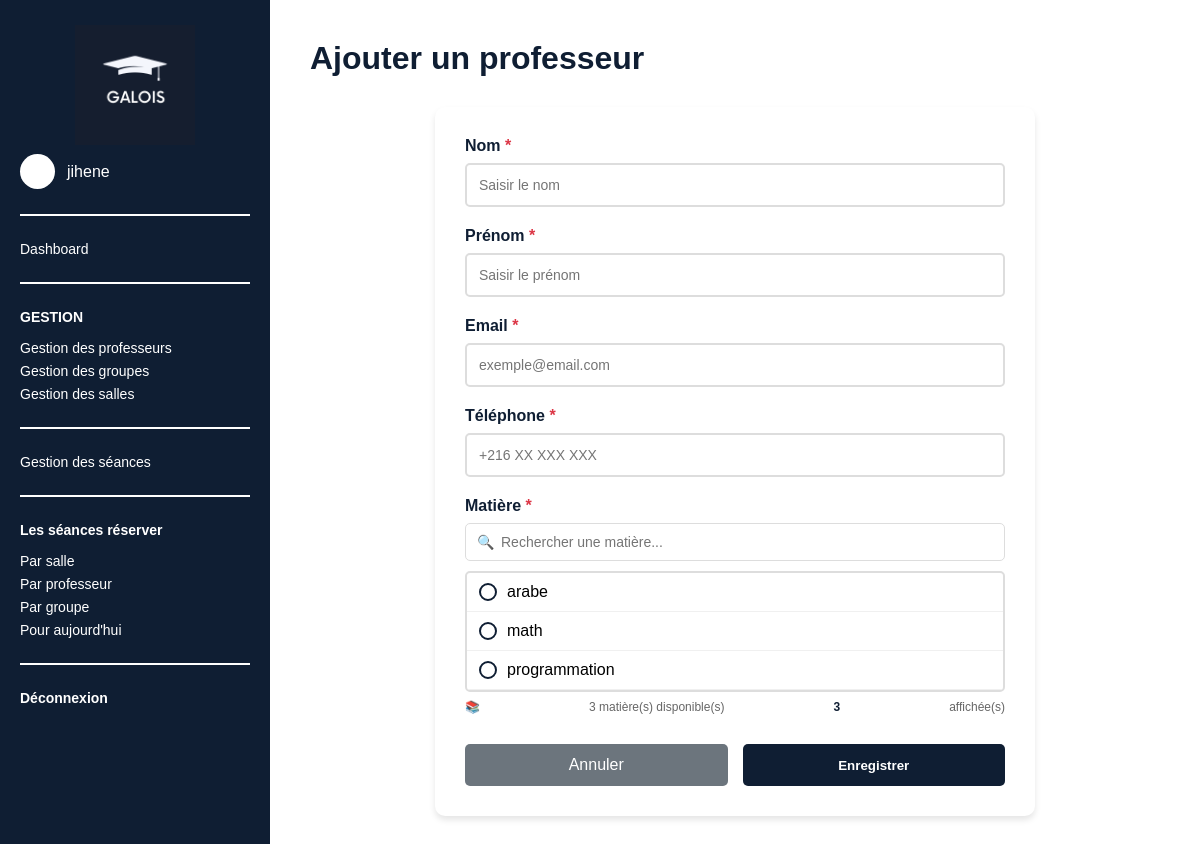
Before: /professeurs/ajouter/ (signed in) with the older database file.
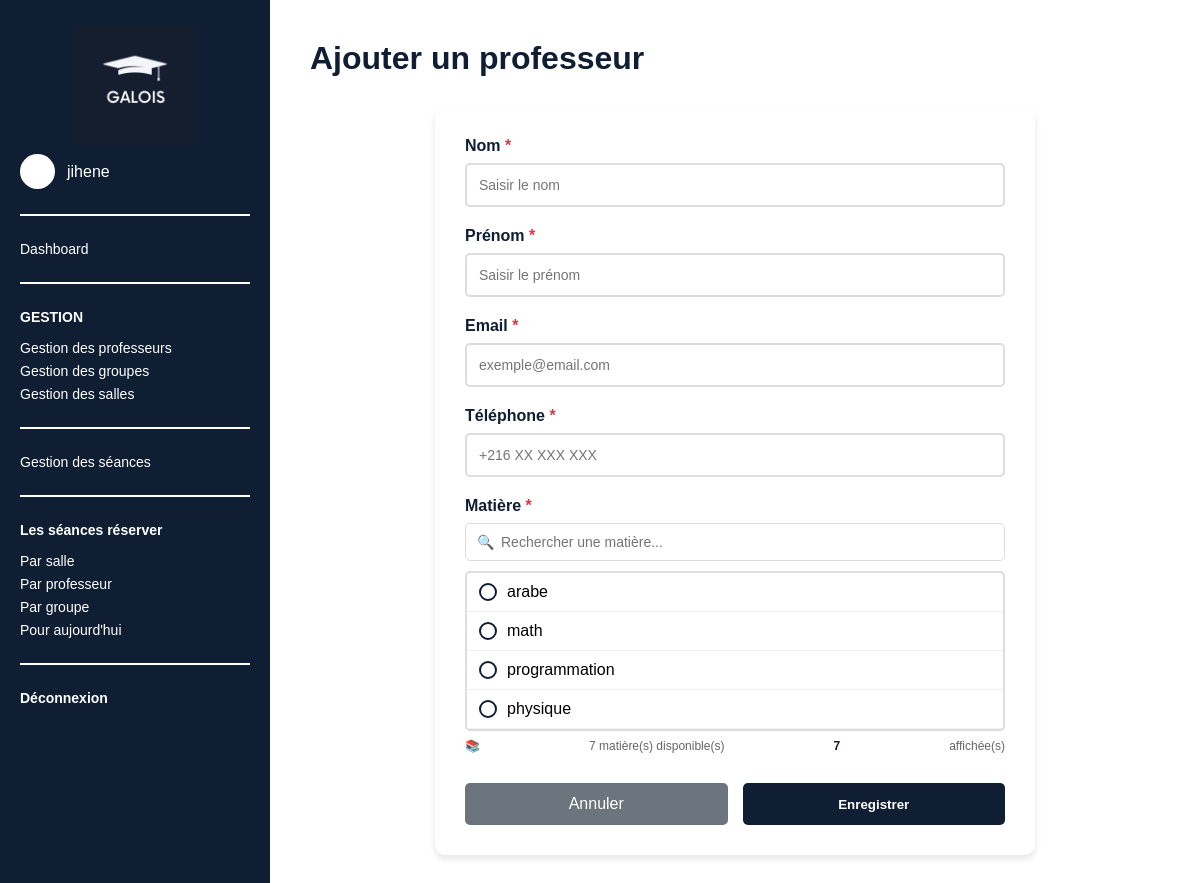
After: the same page with the newer database file.
### emploi_du_temps/models.py (models this page shows, shortened)
class Matiere(models.Model):
    nom = models.CharField(max_length=100, unique=True)

### emploi_du_temps/views.py (the view)
# urls.py: path('professeurs/ajouter/', views.ajouter_professeur, name='ajouter_professeur'),
@login_required
def ajouter_professeur(request):
    if request.method == 'POST':
        form = ProfesseurForm(request.POST)
        if form.is_valid():
            form.save()
            messages.success(request, '✓ Professeur ajouté avec succès!')
            return redirect('professeurs')
        else:
            for field, errors in form.errors.items():
                for error in errors:
                    messages.error(request, f'❌ {field}: {error}')
    else:
        form = ProfesseurForm()
    return render(request, 'gestion-professeurs-form.html', {
        'form': form,
        'titre': 'Ajouter',
        'matieres': Matiere.objects.all()
    })

### emploi_du_temps/forms.py (shortened to what this page needs)
class ProfesseurForm(forms.ModelForm):
    class Meta:
        model = Professeur
        fields = ['nom', 'prenom', 'email', 'telephone']
        widgets = {
            'nom': forms.TextInput(attrs={'class': 'form-control'}),
            'prenom': forms.TextInput(attrs={'class': 'form-control'}),
            'email': forms.EmailInput(attrs={'class': 'form-control'}),
            'telephone': forms.TextInput(attrs={'class': 'form-control'}),
        }
    matiere = forms.ModelChoiceField(
        queryset=Matiere.objects.all(),
        required=True,
        label="Matière",
        widget=forms.Select(attrs={'class': 'form-control'}),
        empty_label="Choisir une matière"
    )
    def __init__(self, *args, **kwargs):
        super().__init__(*args, **kwargs)
        if self.instance and self.instance.pk and hasattr(self.instance, 'matiere'):
            self.fields['matiere'].initial = self.instance.matiere

### emploi_du_temps/templates/gestion-professeurs-form.html (shortened to what the changed rows need)
<!DOCTYPE html>
<html lang="fr">
<head>
    {% load static %}
</head>
<body>
    <div class="container">
        <main class="content">
            <h1>{{ titre }} un professeur</h1>
            <div class="form-container">
                <form method="post" id="professeurForm">
                    <div class="form-group">
                        <div class="matiere-list" id="matiereList">
                            {% for matiere in matieres %}
                                <div class="matiere-option" data-id="{{ matiere.id }}" data-name="{{ matiere.nom|lower }}">
                                    <span class="radio-custom"></span>
                                    <span class="matiere-name">{{ matiere.nom }}</span>
                                </div>
                            {% endfor %}
                        </div>
                        <div class="info-matieres">
                            <span>{{ matieres|length }} matière(s) disponible(s)</span>
                            <span class="info-count" id="visibleCount">{{ matieres|length }}</span>
                            <span>affichée(s)</span>
                        </div>
                    </div>
                </form>
            </div>
        </main>
    </div>
</body>
</html>

Changed rows visible on the page:
added Matiere: nom "physique"
Other visible differences:
{{ matieres|length }}: "3" → "7"
